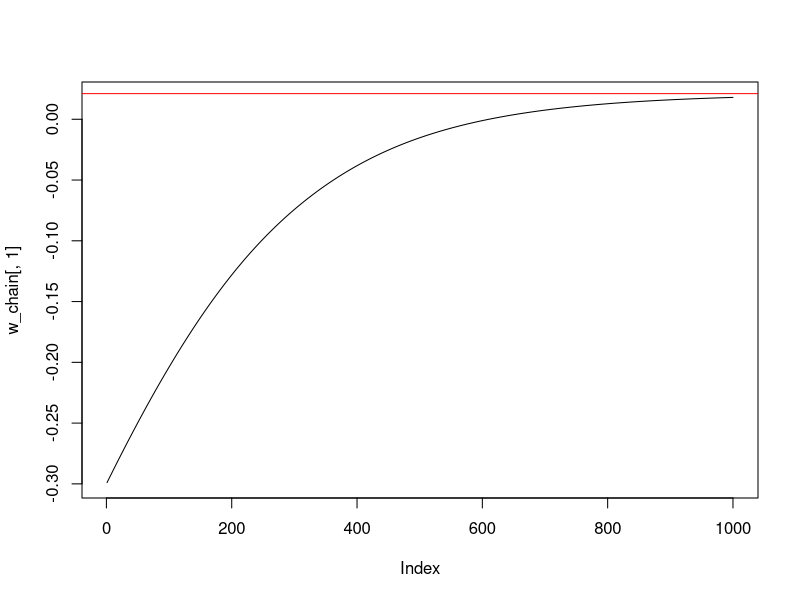
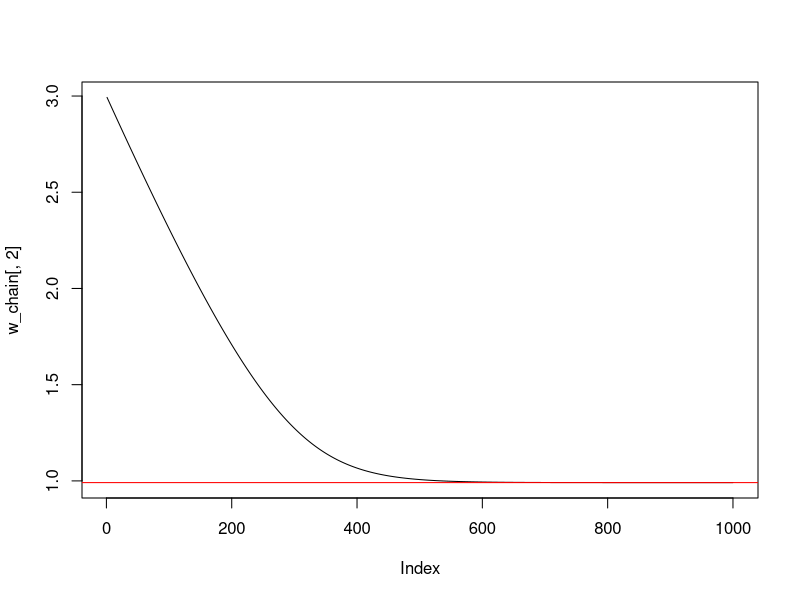
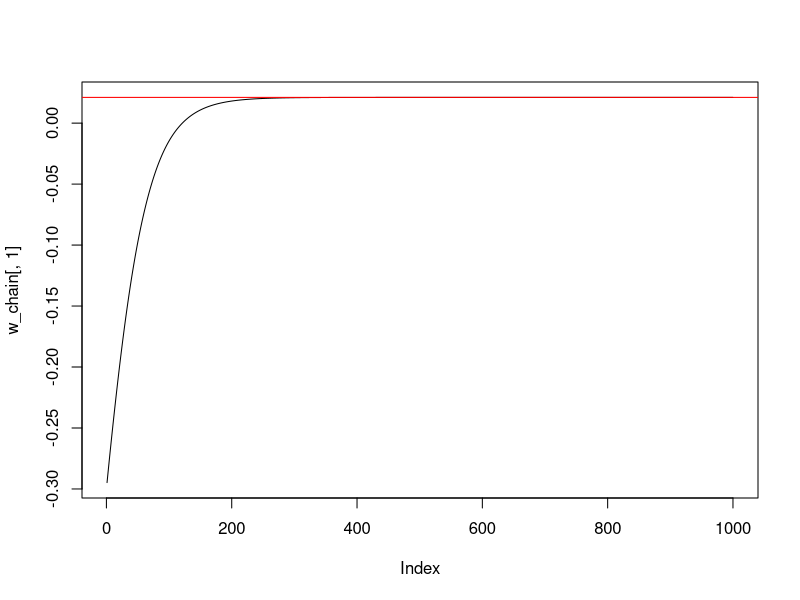
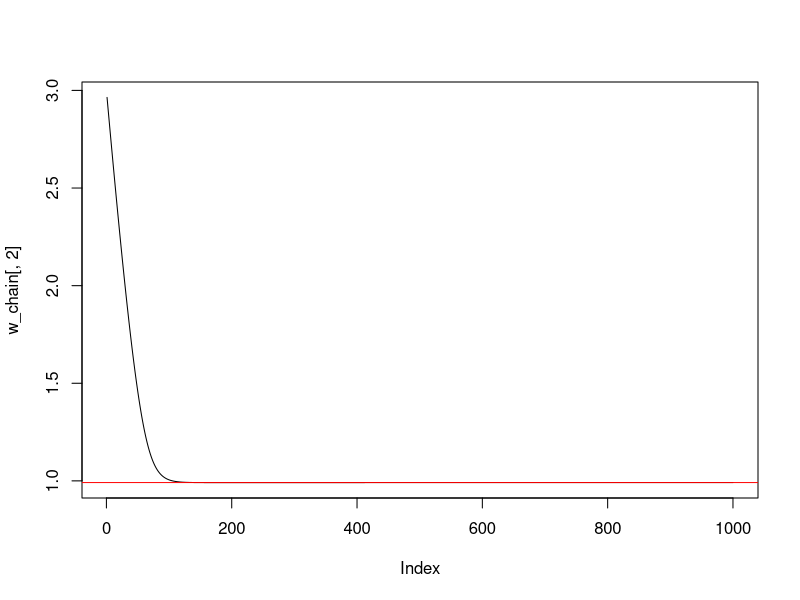

Generate these figures, in order, with R: (Note: a time limit stopped this script after it produced the figures.)
## ---- chunk 1
rm(list=ls())
## ---- chunk 2
# call libraries
#install.packages("numDeriv")
library(numDeriv)
#install.packages("nloptr")
library(nloptr)
## ---- chunk 3
# Load R package for printing
library(knitr)
## ---- chunk 4
# Set a seed of the randon number generator
set.seed(2023)
## ---- chunk 5
data_generating_model <- function(n,w) {
  z <- rep( NaN, times=n*2 )
  z <- matrix(z, nrow = n, ncol = 2)
  z[,1] <- runif(n, min = -10, max = 10)
  p <- w[1] + w[2]*z[,1] 
  p <- exp(p) / (1+exp(p))
  z[,2] <- rbinom(n, size = 1, prob = p)
  return(z)
}
## ---- chunk 6
set.seed(2023)
n_obs <- 500
w_true <- c(0,1)  
z_obs <- data_generating_model(n = n_obs, w = w_true) 
w_true <- as.numeric(glm(z_obs[,2]~ 1+ z_obs[,1],family = "binomial" )$coefficients)
## ---- chunk 7
prediction_rule <- function(x,w) {
  h <- w[1]+w[2]*x
  h <- exp(h) / (1.0 + exp(h) )
  return (h)
}
## ---- chunk 8
loss_fun <- function(w,z) {
  x = z[1]
  y = z[2]
  h <- prediction_rule(x,w)
  ell <- -y*log(h) - (1-y)*log(1-h)
  return (ell)
}
## ---- chunk 9
empirical_risk_fun <- function(w,z,n) {
  x = z[,1]
  y = z[,2]
  R <- 0.0
  for (i in 1:n) {
    R <- R + loss_fun(w,z[i,])
  }
  R <- R / n
  return (R)
}
## ---- chunk 10
learning_rate <-function(t,t0=3) {
  eta <- t0 / t
  return( eta )
}
## ---- chunk 11
grad_loss_fun <- function(w,z) {
  x = z[1]
  y = z[2]
  h <- prediction_rule(x,w)
  grd <- c(h-y, (h-y)*x)
  return (grd)
}
## ---- chunk 12
grad_risk_fun <- function(w,z,n) {
  grd <- 0.0
  for (i in 1:n) {
    grd <- grd + grad_loss_fun(w,z[i,])
  }
  grd <- grd / n
  return (grd)
}

## ---- chunk 13
w <- c(-0.1,1.5)
gr <- grad_risk_fun (w, z=z_obs, n=n_obs) 
gr
## ---- chunk 14
w <- c(-0.1,1.5)
#
erf_fun <- function(w, z = z_obs, n=n_obs) {
  return( empirical_risk_fun(w, z, n) ) 
}
#
gr <- numDeriv::grad( erf_fun, w )
#
gr
## ---- chunk 15
eta <- 0.1
Tmax <- 1000
w_seed <- c(-0.3,3)
w <- w_seed
w_chain <- c()
Qstop <- 0 
t <- 0
while ( Qstop == 0 ) {
  # counter
  t <- t +  1
  # step 1: update  
  erf_fun <- function(w, z = z_obs, n=n_obs) {
    return( empirical_risk_fun(w, z, n) ) 
  }
  w <- w - eta * numDeriv::grad( erf_fun, w )
  w_chain <- rbind(w_chain, w)
  # step 2: check for termination terminate
  if ( t>= Tmax ) {
    Qstop <- 1
  }
}
## ---- chunk 16
# eta <- 0.1
# Tmax <- 1000
# w_seed <- c(-0.1,1.5)
# w <- w_seed
# w_chain <- c()
# Qstop <- 0 
# t <- 0
# while ( Qstop == 0 ) {
#   # counter
#   t <- t +  1
#   #eta <- learning_rate( t )
#   # step 1: update 
#   w <- w - eta * grad_risk_fun( w, z_obs, n_obs )
#   w_chain <- rbind(w_chain, w)
#   # step 2: check for termination terminate
#   if ( t>= Tmax ) {
#     Qstop <- 1
#   }
# }
## ---- chunk 17
plot(w_chain[,1], type='l') +
abline(h=w_true[1], col='red')
## ---- chunk 18
plot(w_chain[,2], type='l') +
abline(h=w_true[2], col='red')
## ---- chunk 19
eta <- 0.5
Tmax <- 1000
w_seed <- c(-0.3,3)
w <- w_seed
w_chain <- c()
Qstop <- 0 
t <- 0
while ( Qstop == 0 ) {
  # counter
  t <- t +  1
  # step 1: update  
  #eta <- learning_rate( t )
  erf_fun <- function(w, z = z_obs, n=n_obs) {
    return( empirical_risk_fun(w, z, n) ) 
  }
  w <- w - eta * numDeriv::grad( erf_fun, w )
  #w <- w - eta * grad_risk_fun( w, z_obs, n_obs )
  w_chain <- rbind(w_chain, w)
  # step 2: check for rtermination terminate
  if ( t>= Tmax ) {
    Qstop <- 1
  }
}
plot(w_chain[,1], type='l') +
abline(h=w_true[1], col='red')
plot(w_chain[,2], type='l') +
abline(h=w_true[2], col='red')
## ---- chunk 20
learning_rate <- function(t,t0) {
  return(t0/t)
}
t0<- 10
Tmax <- 1000
w_seed <- c(-0.3,3.0)
w <- w_seed
w_chain <- c()
Qstop <- 0 
t <- 0
while ( Qstop == 0 ) {
  # counter
  t <- t +  1
  # step 1: update  
  eta <- learning_rate( t, t0 )
  erf_fun <- function(w, z = z_obs, n=n_obs) {
    return( empirical_risk_fun(w, z, n) ) 
  }
  w <- w - eta * numDeriv::grad( erf_fun, w )
  #w <- w - eta * grad_risk_fun( w, z_obs, n_obs )
  w_chain <- rbind(w_chain, w)
  # step 2: check for rtermination terminate
  if ( t>= Tmax ) {
    Qstop <- 1
  }
}
plot(w_chain[,1], type='l') +
abline(h=w_true[1], col='red')
plot(w_chain[,2], type='l') +
abline(h=w_true[2], col='red')
## ---- chunk 21
set.seed(2023)
n_obs <- 1000000
w_true <- c(0,1)  
z_obs <- data_generating_model(n = n_obs, w = w_true)
w_true <- as.numeric(glm(z_obs[,2]~ 1+ z_obs[,1],family = "binomial" )$coefficients)
## ---- chunk 22
m <- 10
eta <- 0.1
Tmax <- 1000
w_seed <- c(-0.3,3)
w <- w_seed
w_chain <- c()
Qstop <- 0 
t <- 0
while ( Qstop == 0 ) {
  # counter
  t <- t +  1
  # step 1: update  
  J <- sample.int(n = n_obs, size = m, replace = TRUE)
  if (m==1) {
    zbatch <- matrix(z_obs[J,],1,2)
  }
  else {
    zbatch <- z_obs[J,]
  }
  #eta <- learning_rate( t )
  erf_fun <- function(w, z = zbatch, n=m) {
    return( empirical_risk_fun(w, z, n) ) 
  }
  w <- w - eta * numDeriv::grad( erf_fun, w )
  #w <- w - eta * grad_risk_fun( w, zbatch, m )
  w_chain <- rbind(w_chain, w)
  # step 2: check for rtermination terminate
  if ( t>= Tmax ) {
    Qstop <- 1
  }
}
plot(w_chain[,1], type='l') +
abline(h=w_true[1], col='red')
plot(w_chain[,2], type='l') +
abline(h=w_true[2], col='red')
## ---- chunk 23
m <- 10
eta <- 0.1
Tmax <- 1000
w_seed <- c(-0.3,3)
w <- w_seed
w_chain <- c()
Qstop <- 0 
t <- 0
while ( Qstop == 0 ) {
  # counter
  t <- t +  1
  # step 1: update  
  J <- sample.int(n = n_obs, size = m, replace = TRUE)
  if (m==1) {
    zbatch <- matrix(z_obs[J,],1,2)
  }
  else {
    zbatch <- z_obs[J,]
  }
  #eta <- learning_rate( t )
  erf_fun <- function(w, z = zbatch, n=m) {
    return( empirical_risk_fun(w, z, n) ) 
  }
  w <- w - eta * numDeriv::grad( erf_fun, w )
  #w <- w - eta * grad_risk_fun( w, zbatch, m )
  w_chain <- rbind(w_chain, w)
  # step 2: check for rtermination terminate
  if ( t>= Tmax ) {
    Qstop <- 1
  }
}
#
plot(w_chain[,1], type='l') +
abline(h=w_true[1], col='red')
#
plot(w_chain[,2], type='l') +
abline(h=w_true[2], col='red')
## ---- chunk 24
set.seed(2023)
n_obs <- 1000000
w_true <- c(0,1)  
z_obs <- data_generating_model(n = n_obs, w = w_true)
w_true <- as.numeric(glm(z_obs[,2]~ 1+ z_obs[,1],family = "binomial" )$coefficients)
## ---- chunk 25
m <- 1
eta <- 1.0
Tmax <- 1000
w_seed <- c(-0.3,3.0)
w <- w_seed
w_chain <- c()
Qstop <- 0 
t <- 0
G <- rep(0.0,times=length(w))
eps <- 10^(-6)
while ( Qstop == 0 ) {
  # counter
  t <- t +  1
  # step 1: update  
  J <- sample.int(n = n_obs, size = m, replace = TRUE)
  if (m==1) {
    zbatch <- matrix(z_obs[J,],1,2)
  } else {
    zbatch <- z_obs[J,]
  }
  #eta <- learning_rate( t )
  erf_fun <- function(w, z = zbatch, n=m) {
    return( empirical_risk_fun(w, z, n) ) 
  }
  g <- numDeriv::grad( erf_fun, w )
  G <- G + g^2
  w <- w - eta * (1.0/sqrt(G+eps)) * g
  #w <- w - eta * grad_risk_fun( w, zbatch, m )
  w_chain <- rbind(w_chain, w)
  # step 2: check for rtermination terminate
  if ( t>= Tmax ) {
    Qstop <- 1
  }
}
plot(w_chain[,1], type='l') +
abline(h=w_true[1], col='red')
plot(w_chain[,2], type='l') +
abline(h=w_true[2], col='red')
## ---- chunk 26
m <- 100
eta <- 1.0
Tmax <- 1000
w_seed <- c(-0.3,3)
w <- w_seed
w_chain <- c()
Qstop <- 0 
t <- 0
G <- rep(0.0,times=length(w))
eps <- 10^(-6)
while ( Qstop == 0 ) {
  # counter
  t <- t +  1
  # step 1: update  
  J <- sample.int(n = n_obs, size = m, replace = TRUE)
  if (m==1) {
    zbatch <- matrix(z_obs[J,],1,2)
  } else {
    zbatch <- z_obs[J,]
  }
  #eta <- learning_rate( t )
  erf_fun <- function(w, z = zbatch, n=m) {
    return( empirical_risk_fun(w, z, n) ) 
  }
  g <- numDeriv::grad( erf_fun, w )
  G <- G + g^2
  w <- w - eta * (1.0/sqrt(G+eps)) * g
  #w <- w - eta * grad_risk_fun( w, zbatch, m )
  w_chain <- rbind(w_chain, w)
  # step 2: check for rtermination terminate
  if ( t>= Tmax ) {
    Qstop <- 1
  }
}
plot(w_chain[,1], type='l') +
abline(h=w_true[1], col='red')
plot(w_chain[,2], type='l') +
abline(h=w_true[2], col='red')
## ---- chunk 27
set.seed(2023)
n_obs <- 1000000
w_true <- c(0,1)  
z_obs <- data_generating_model(n = n_obs, w = w_true)
w_true <- as.numeric(glm(z_obs[,2]~ 1+ z_obs[,1],family = "binomial" )$coefficients)
## ---- chunk 28
# out <- nloptr(x0=..,   
#               eval_f=..., #   
#               eval_grad_f=...,  
#               eval_g_ineq = ...,  
#               eval_jac_g_ineq = ...,   
#               w_now=...,  
#               opts = list("algorithm" = "NLOPT_LD_MMA",  
#                           "xtol_rel"=1.0e-8)  
# out$solution
## ---- chunk 29
#
boundary <- 2.0 # this is the value |w|_{2}^{2} <= boundary
# auxiliary functions to compute the projection
eval_f0 <- function( w_proj, w_now ){ 
  return( sqrt(sum((w_proj-w_now)^2)) )
}
eval_grad_f0 <- function( w, w_now ){ 
  return( c( 2*(w[1]-w_now[1]), 2*(w[2]-w_now[2]) ) )
}
eval_g0 <- function( w_proj, w_now) {
  return( sum(w_proj^2) -(boundary)^2 )
}
eval_jac_g0 <- function( x, w_now ) {
  return(   c(2*w[1],2*w[2] )  )
}
## ---- chunk 30
#
w <- c(-0.1,0.3)
#
out <- nloptr(x0=c(0.0,0.0),
            eval_f=eval_f0,
            eval_grad_f=eval_grad_f0,
            eval_g_ineq = eval_g0,
            eval_jac_g_ineq = eval_jac_g0, 
            w_now=w,
            opts = list("algorithm" = "NLOPT_LD_MMA",
                        "xtol_rel"=1.0e-8) 
            )
out$solution
## ---- chunk 31
#
boundary <- 2.0 # this is the value |w|_{2}^{2} <= boundary
# auxiliary functions to compute the projection
eval_f0 <- function( w_proj, w_now ){ 
  return( sqrt(sum((w_proj-w_now)^2)) )
}
eval_grad_f0 <- function( w, w_now ){ 
  return( c( 2*(w[1]-w_now[1]), 2*(w[2]-w_now[2]) ) )
}
eval_g0 <- function( w_proj, w_now) {
  return( sum(w_proj^2) -(boundary)^2 )
}
eval_jac_g0 <- function( x, w_now ) {
  return(   c(2*w[1],2*w[2] )  )
}
## ---- chunk 32
m <- 1
eta <- 0.01
Tmax <- 5000
w_seed <- c(-0.3,3.0)

w <- w_seed
w_chain <- c(w_seed)
Qstop <- 0 
t <- 0
while ( Qstop == 0 ) {
  # counter
  t <- t +  1
  # step 1: update  
  J <- sample.int(n = n_obs, size = m, replace = TRUE)
  if (m==1) {
    zbatch <- matrix(z_obs[J,],1,2)
  } else {
    zbatch <- z_obs[J,]
  }
  #eta <- learning_rate( t )
  erf_fun <- function(w, z = zbatch, n=m) {
    return( empirical_risk_fun(w, z, n) ) 
  }
  w <- w - eta * numDeriv::grad( erf_fun, w )
  #w <- w - eta * grad_risk_fun( w, zbatch, m )
  # step 1.5 projection
  out <- nloptr(x0=c(0.0,0.0),
              eval_f=eval_f0,
              eval_grad_f=eval_grad_f0,
              eval_g_ineq = eval_g0,
              eval_jac_g_ineq = eval_jac_g0, 
              w_now=w,
              opts = list("algorithm" = "NLOPT_LD_MMA",
                          "xtol_rel"=1.0e-8),
  )
  w <- out$solution
  # record
  w_chain <- rbind(w_chain, w)
  # step 2: check for rtermination terminate
  if ( t>= Tmax ) {
    Qstop <- 1
  }
}
plot(w_chain[,1], type='l') +
abline(h=w_true[1], col='red')
plot(w_chain[,2], type='l') +
abline(h=w_true[2], col='red')
## ---- chunk 33
m <- 1
eta <- 0.1
Tmax <- 1000
kappa <- 10000
Qstop <- 0 
t <- 0
#
#seeds
w_seed <- c(-0.3,3.0)
w <- w_seed
w_chain <- c()
cv_w <- w  
erf_fun <- function(w, z = z_obs, n=n_obs) {
  return( empirical_risk_fun(w, z, n) ) 
}
cv_grad_risk <- numDeriv::grad( erf_fun, cv_w ) #control variate
#
while ( Qstop == 0 ) {
  # counter
  t <- t +  1
  # step 1: update  
  J <- sample.int(n = n_obs, size = m, replace = TRUE)
  if (m==1) {
    zbatch <- matrix(z_obs[J,],1,2)
  }
  else {
    zbatch <- z_obs[J,]
  }
  #eta <- learning_rate( t )
  erf_fun <- function(w, z = zbatch, n=m) {
    return( empirical_risk_fun(w, z, n) ) 
  }
  w <- w - eta * (numDeriv::grad( erf_fun, w ) -numDeriv::grad( erf_fun, cv_w ) +cv_grad_risk )
  #w <- w - eta * grad_risk_fun( w, zbatch, m )
  # record
  w_chain <- rbind(w_chain, w)
  # control variate step
  if ( (t %% kappa) == 0) {
    cv_w <- w  
    erf_fun <- function(w, z = z_obs, n=n_obs) {
      return( empirical_risk_fun(w, z, n) ) 
    }
    cv_grad_risk <- numDeriv::grad( erf_fun, cv_w ) #controle variate
  }
  # step 2: check for termination 
  if ( t>= Tmax ) {
    Qstop <- 1
  }
}
plot(w_chain[,1], type='l') +
abline(h=w_true[1], col='red')
plot(w_chain[,2], type='l') +
abline(h=w_true[2], col='red')
## ---- chunk 34
m <- 1
eta <- 0.1
Tmax <- 1000
kappa <- 10000
Qstop <- 0 
t <- 0
#
#seeds
w_seed <- c(-0.3,3.0)
w <- w_seed
w_chain <- c()
cv_w <- w  
erf_fun <- function(w, z = z_obs, n=n_obs) {
  return( empirical_risk_fun(w, z, n) ) 
}
cv_grad_risk <- numDeriv::grad( erf_fun, cv_w ) #control variate
#
while ( Qstop == 0 ) {
  # counter
  t <- t +  1
  # step 1: update  
  J <- sample.int(n = n_obs, size = m, replace = TRUE)
  if (m==1) {
    zbatch <- matrix(z_obs[J,],1,2)
  }
  else {
    zbatch <- z_obs[J,]
  }
  #eta <- learning_rate( t )
  erf_fun <- function(w, z = zbatch, n=m) {
    return( empirical_risk_fun(w, z, n) ) 
  }
  w <- w - eta * (numDeriv::grad( erf_fun, w ) -numDeriv::grad( erf_fun, cv_w ) +cv_grad_risk )
  #w <- w - eta * grad_risk_fun( w, zbatch, m )
  # record
  w_chain <- rbind(w_chain, w)
  # control variate step
  if ( (t %% kappa) == 0) {
    cv_w <- w  
    erf_fun <- function(w, z = z_obs, n=n_obs) {
      return( empirical_risk_fun(w, z, n) ) 
    }
    cv_grad_risk <- numDeriv::grad( erf_fun, cv_w ) #controle variate
  }
  # step 2: check for termination 
  if ( t>= Tmax ) {
    Qstop <- 1
  }
}
plot(w_chain[,1], type='l') +
abline(h=w_true[1], col='red')
plot(w_chain[,2], type='l') +
abline(h=w_true[2], col='red')
